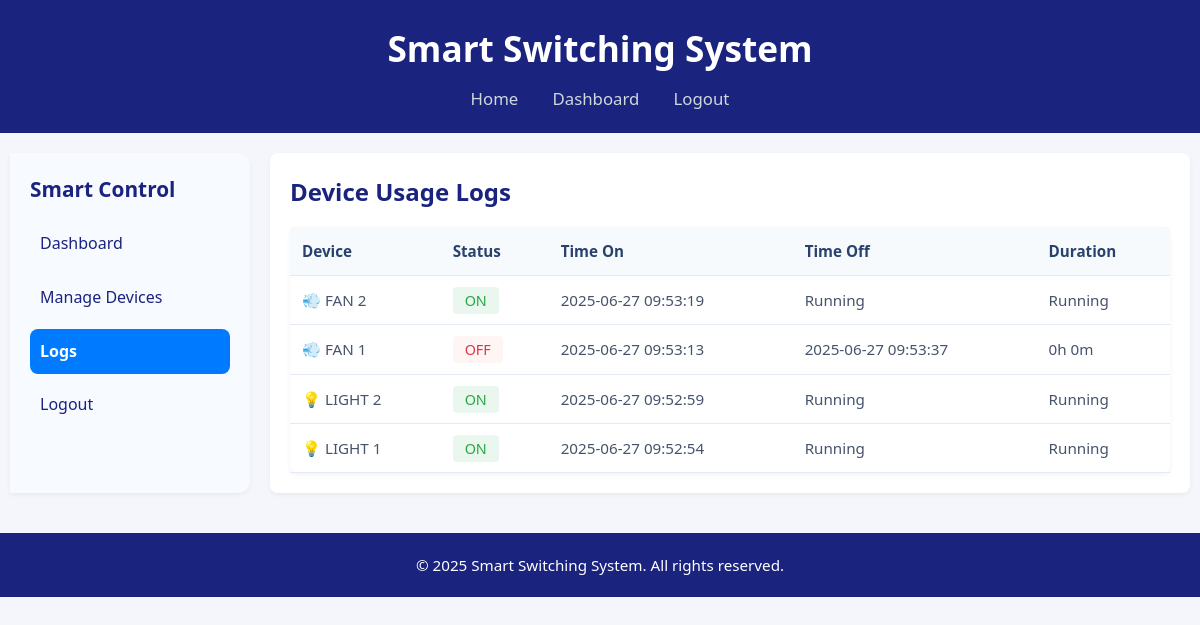
Screenshot of /device_logs/ (signed in) with the database file from the repository.
### main/models.py (models this page shows, shortened)
class DeviceUsage(models.Model):
    device = models.ForeignKey(Device, on_delete=models.CASCADE, related_name='usages')
    time_on = models.DateTimeField()
    time_off = models.DateTimeField(null=True, blank=True)
    duration = models.DurationField(null=True, blank=True)  #  new field to store duration
    def duration_str(self):
        if self.duration:
            total_seconds = int(self.duration.total_seconds())
            hours, remainder = divmod(total_seconds, 3600)
            minutes, _ = divmod(remainder, 60)
            return f"{hours}h {minutes}m"
        return "Running"

class Device(models.Model):
    owner = models.ForeignKey(User, on_delete=models.CASCADE)
    name = models.CharField(max_length=100)
    device_type = models.ForeignKey(DeviceType, on_delete=models.SET_NULL, null=True)
    request = models.ForeignKey('DeviceRequest', on_delete=models.SET_NULL, null=True, blank=True)
    is_on = models.BooleanField(default=False)
    pin_number = models.IntegerField(default=0)  # or whatever default makes sense
    esp_ip = models.GenericIPAddressField(blank=True, null=True, help_text="IP address of the ESP32 this device is connected to")
    location = models.CharField(max_length=100)
    created_at = models.DateTimeField(auto_now_add=True)  # final correct version
    is_approved = models.BooleanField(default=False)
    class Meta:
        unique_together = ('esp_ip', 'pin_number')  # Prevent same pin on same ESP

class DeviceType(models.Model):
    ICON_CHOICES = [
        ('💡', 'Light'),
        ('💨', 'Fan'),
        ('🔌', 'Smart Plug'),
        ('🌡️', 'Thermostat'),
    ]
    name = models.CharField(max_length=100, unique=True)
    icon = models.CharField(max_length=5, choices=ICON_CHOICES)
    description = models.TextField(blank=True)
    is_approved = models.BooleanField(default=False)
    pin_range_start = models.PositiveIntegerField(default=0)
    pin_range_end = models.PositiveIntegerField(default=0)

### main/views.py (the view)
# urls.py: path('device_logs/',views.device_logs, name='device_logs'),
def device_logs(request):
    user = request.user
    devices = Device.objects.filter(owner=user).order_by('name')
    device_id = request.GET.get('device')
    usages = DeviceUsage.objects.filter(device__in=devices)
    if device_id:
        usages = usages.filter(device_id=device_id)
    usages = usages.order_by('-time_on')[:100]
    context = {
        'devices': devices,
        'logs': usages,
    }
    return render(request, 'device_logs.html', context)

### templates/device_logs.html (shortened to what this page needs)
<!DOCTYPE html>
<html lang="en">
<head>
</head>
<body>
<header class="custom-header">
  <h1>Smart Switching System</h1>
  <nav>
    <a href="{% url 'home' %}">Home</a>
    {% if user.is_authenticated %}
      <a href="{% url 'user_dashboard' %}">Dashboard</a>
      <a href="{% url 'logout' %}">Logout</a>
    {% else %}
      <a href="{% url 'login' %}">Login</a>
      <a href="{% url 'register' %}">Register</a>
    {% endif %}
  </nav>
</header>
  <div class="container">
    <div class="sidebar">
      <h2>Smart Control</h2>
      <a href="{% url 'user_dashboard' %}" class="{% if request.resolver_match.url_name == 'user_dashboard' %}active{% endif %}">Dashboard</a>
      <a href="{% url 'manage_devices' %}" class="{% if request.resolver_match.url_name == 'manage_devices' %}active{% endif %}">Manage Devices</a>
      <a href="{% url 'device_logs' %}" class="{% if request.resolver_match.url_name == 'device_logs' %}active{% endif %}">Logs</a>
      <a href="{% url 'logout' %}" class="{% if request.resolver_match.url_name == 'logout' %}active{% endif %}">Logout</a>
    </div>
    <div class="main-content">
      <h1>Device Usage Logs</h1>
      <table>
        <thead>
          <tr>
            <th>Device</th>
            <th>Status</th>
            <th>Time On</th>
            <th>Time Off</th>
            <th>Duration</th>
          </tr>
        </thead>
        <tbody>
          {% for log in logs %}
            <tr>
              <td><span>{{ log.device.device_type.icon }}</span> {{ log.device.name }}</td>
              <td>
                {% if log.time_off %}
                  <span class="status-off">OFF</span>
                {% else %}
                  <span class="status-on">ON</span>
                {% endif %}
              </td>
              <td>{{ log.time_on|date:"Y-m-d H:i:s" }}</td>
              <td>
                {% if log.time_off %}
                  {{ log.time_off|date:"Y-m-d H:i:s" }}
                {% else %}
                  Running
                {% endif %}
              </td>
              <td>
                {{ log.duration_str }}
              </td>
            </tr>
          {% empty %}
            <tr><td colspan="5">No usage logs found.</td></tr>
          {% endfor %}
        </tbody>
      </table>
    </div>
  </div>
  <footer class="footer">
  &copy; {% now "Y" %} Smart Switching System. All rights reserved.
</footer>
</body>
</html>

### templates/device_logs.html (style rules this page uses)
:root { --primary-color: #007bff; --success-green: #28a745; --danger-red: #dc3545; --card-background: #fff; --input-background: #f7fafd; --hover-background: #e8f1fd; --border-light: #e3e9f7; --shadow-sm: 0 2px 5px rgba(0, 0, 0, 0.05); --border-radius: 8px; --transition: 0.2s; --font-primary: 'Segoe UI', Arial, sans-serif; }
* { box-sizing: border-box; margin: 0; padding: 0; }
body { font-family: var(--font-primary); background: #f4f6fb; color: #46536a; line-height: 1.6; }
.custom-header { background: #1a237e; color: #fff; padding: 20px 0; text-align: center; }
.custom-header h1 { margin: 0 0 10px; font-size: 2.2rem; }
.custom-header nav a { color: #cfd8dc; text-decoration: none; margin: 0 15px; font-weight: 500; font-size: 1.05rem; transition: color var(--transition); }
.container { display: flex; max-width: 1200px; margin: 20px auto; padding: 0 10px; gap: 20px; }
.sidebar { position: sticky; top: 20px; width: 240px; background: #f7faff; padding: 20px; border-radius: 0 12px 12px 0; box-shadow: var(--shadow-sm); transition: box-shadow var(--transition); }
.sidebar h2 { color: #1a237e; font-size: 1.3rem; margin-bottom: 15px; font-weight: 600; }
.sidebar a { display: flex; align-items: center; gap: 8px; color: #1a237e; text-decoration: none; margin: 8px 0; padding: 10px; border-radius: var(--border-radius); transition: background var(--transition), color var(--transition); }
.sidebar a.active { background: var(--primary-color); color: #fff; font-weight: 600; }
.main-content { flex-grow: 1; background: var(--card-background); padding: 20px; border-radius: var(--border-radius); box-shadow: var(--shadow-sm); transition: box-shadow var(--transition); }
.main-content h1 { font-size: 1.5rem; color: #1a237e; margin-bottom: 15px; font-weight: 700; }
table { width: 100%; border-collapse: collapse; margin-top: 15px; background: var(--card-background); border-radius: var(--border-radius); box-shadow: var(--shadow-sm); }
th, td { padding: 12px; text-align: left; font-size: 0.95rem; color: #46536a; border-bottom: 1px solid var(--border-light); }
th { background: var(--input-background); color: #29426d; font-weight: 600; }
.status-on { background: #e9f7ef; color: var(--success-green); padding: 4px 12px; border-radius: 4px; font-size: 0.9rem; }
.status-off { background: #fff5f5; color: var(--danger-red); padding: 4px 12px; border-radius: 4px; font-size: 0.9rem; }
.footer { background: #1a237e; color: #fff; padding: 20px 10px; text-align: center; font-size: 0.95rem; margin-top: 40px; }

### rows the page displays
DeviceUsage: device.device_type.icon "💨", device.name "FAN 2", shows "ON", time_on "2025-06-27 09:53:19", shows "Running", duration_str "Running"
DeviceUsage: device.device_type.icon "💨", device.name "FAN 1", shows "OFF", time_on "2025-06-27 09:53:13", time_off "2025-06-27 09:53:37", duration_str "0h 0m"
DeviceUsage: device.device_type.icon "💡", device.name "LIGHT 2", shows "ON", time_on "2025-06-27 09:52:59", shows "Running", duration_str "Running"
DeviceUsage: device.device_type.icon "💡", device.name "LIGHT 1", shows "ON", time_on "2025-06-27 09:52:54", shows "Running", duration_str "Running"
